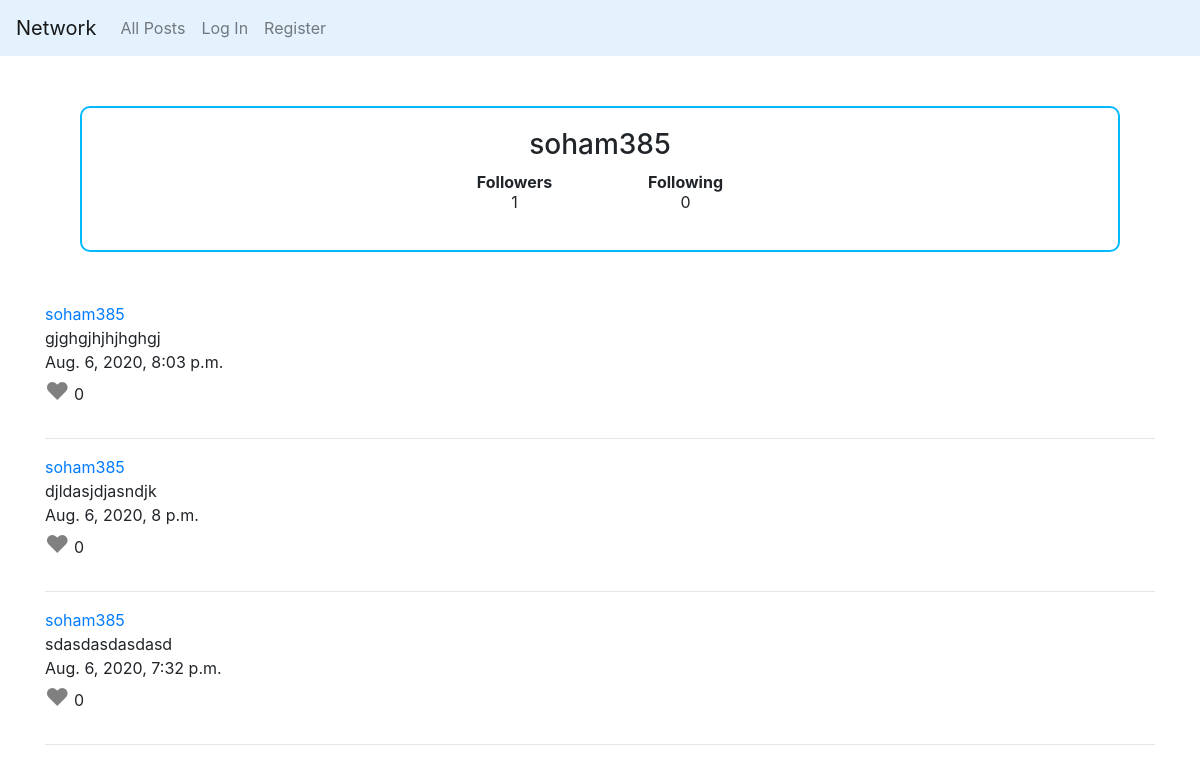
The page /profile/2 on the database its author committed.
### network/models.py (models this page shows, shortened)
class User(AbstractUser):
    pass

class Post(models.Model):
    userp = models.ForeignKey(User, on_delete=models.CASCADE, related_name="posts")
    content = models.CharField(max_length=3000)
    timestamp = models.DateTimeField(auto_now_add=True)
    userl = models.ManyToManyField(User, null=True)

### network/views.py (the view)
# urls.py: path('profile/<str:userq>', views.profile, name="profile"),
def profile(request, userq):
    usera = User.objects.get(id = userq)
    posts = Post.objects.filter(userp = userq).all()[::-1]
    print(userq)
    username = usera.username
    try:
        follow1 = Follower.objects.filter(following = usera).all()
    except:
        follow1= []
    try:
        follow2 = Follower.objects.get(user = usera).following.all()
    except:
        f = Follower.objects.create(user = usera)
        follow2= f.following.all()
    print(follow2)
    print(request.user)
    m = False
    for i in list(follow1):
        if i.user == request.user :
            m = True
            break
    return render(request,"network/profile.html",{
        "posts":posts,"usera":usera,"follow1":follow1,"follow2":follow2,"m":m
    })

### network/templates/network/profile.html (shortened to what this page needs)
{% extends "network/layout.html" %}
{% load static %}
{% block body %}
    <div class="container" align="center" style="padding:50px">
        <div style="padding:20px;border:2px solid;border-color:#03bafc;border-radius:10px">
            <h3>{{ usera.username }}</h3>
            <div class="row">
                <div class="col-4"></div>
                <div class="col-2">
                    <p><strong>Followers</strong></p>
                    <p id="follno1" style="margin-top:-20px">{{ follow1.count }}</p>
                </div>
                <div class="col-2">
                    <p><strong>Following</strong></p>
                    <p id="follno2" style="margin-top:-20px">{{ follow2.count }}</p>
                </div>
                <div class="col-4"></div>
            </div>
        </div>
    </div>
    <div class="container">
        <div>
            {% for post in posts %}
                <div><a href="{% url 'profile' userq=post.userp.id %}" >{{ post.userp }}</a></div>
                <div id="{{ post.id }}c">{{ post.content }}</div>
                <div>{{ post.timestamp }}</div>
                    <div id="post_name">
                        {% if request.user in post.userl.all %}
                        <a class="likeu" style="cursor: pointer;display:inline-block"><span id="{{ post.id }}" class="likeu1" style="font-size:24px;color:red">&hearts;</span></a>
                        {% else %}
                        <a class="likeu" style="cursor: pointer;display:inline-block"><span id="{{ post.id }}" class="likeu1" style="font-size:24px;color:grey">&hearts;</span></a>
                        {% endif %}
                        <p id="{{ post.id }}l" style="vertical-align: baseline;display:inline-block">{{ post.userl.all.count }}</p>
                    </div>
                <hr>
            {% endfor %}
        </div>
    </div>
{% endblock %}

### network/static/network/styles.css (style rules this page uses)
.likeu { cursor: pointer; }

### rows shown on the page
User: username "soham385"
Post: userp "soham385", content "gjghgjhjhjhghgj", timestamp "Aug. 6, 2020, 8:03 p.m.", userl.all.count "0"
Post: userp "soham385", content "djldasjdjasndjk", timestamp "Aug. 6, 2020, 8 p.m.", userl.all.count "0"
Post: userp "soham385", content "sdasdasdasdasd", timestamp "Aug. 6, 2020, 7:32 p.m.", userl.all.count "0"

### other values the page prints
{{ follow1.count }} "1"
{{ follow2.count }} "0"
